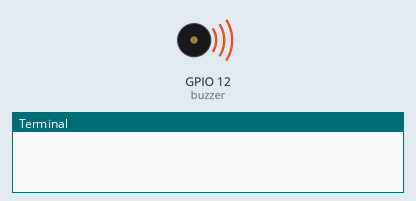
Simulated run of this program. Board: Raspberry Pi (BCM pin numbers). Parts: buzzer (waves = sounding), the last lines printed to the terminal. At 4.0 s the program stops and its outputs stay as they are.

Above: at 0.1 s.
At 4.1 s:
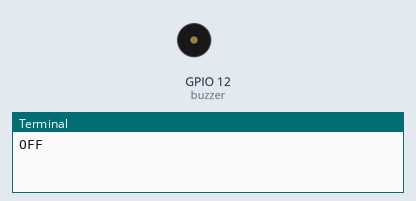
Timing chart, 0 to 5.5 s (numbered marks = the images above):
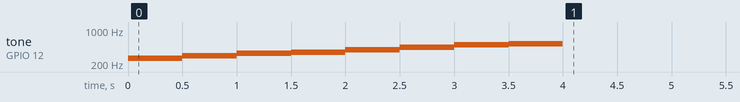

Measured:
- by itself, tone on GPIO 12 (buzzer): plays 261 Hz for 0.50 s, 294 Hz for 0.50 s, 330 Hz for 0.50 s, 349 Hz for 0.50 s, 392 Hz for 0.50 s, 440 Hz for 0.50 s … (8 notes in this stretch)

The program:

buzzer.py
```python
import RPi.GPIO as GPIO
import time

GPIO.setmode(GPIO.BCM)
GPIO.setwarnings(False)

buzzer = 12

# 4옥타브 도레미~ 5옥타브 도
SCALE = [261, 294, 330, 349, 392, 440, 493, 523]

if __name__ == '__main__':
    GPIO.setup(buzzer, GPIO.OUT)
    pwm = GPIO.PWM(buzzer, 100) # 100Hz
    try:

        # pwm 시작
        pwm.start(100)

        # dutycycle 50%
        pwm.ChangeDutyCycle(50)
        for i in SCALE:
            pwm.ChangeFrequency(i) #주파수 변경
            time.sleep(0.5)

        # Buzzer를 끈다
        pwm.ChangeDutyCycle(100)
        print("OFF")

    # 종료 등의 키보드 인터럽트 발생시 처리 동작
    except KeyboardInterrupt:
        # Buzzer를 끈다
        GPIO.output(buzzer,GPIO.LOW)
        # GPIO를 초기화한다
        GPIO.cleanup()
```
